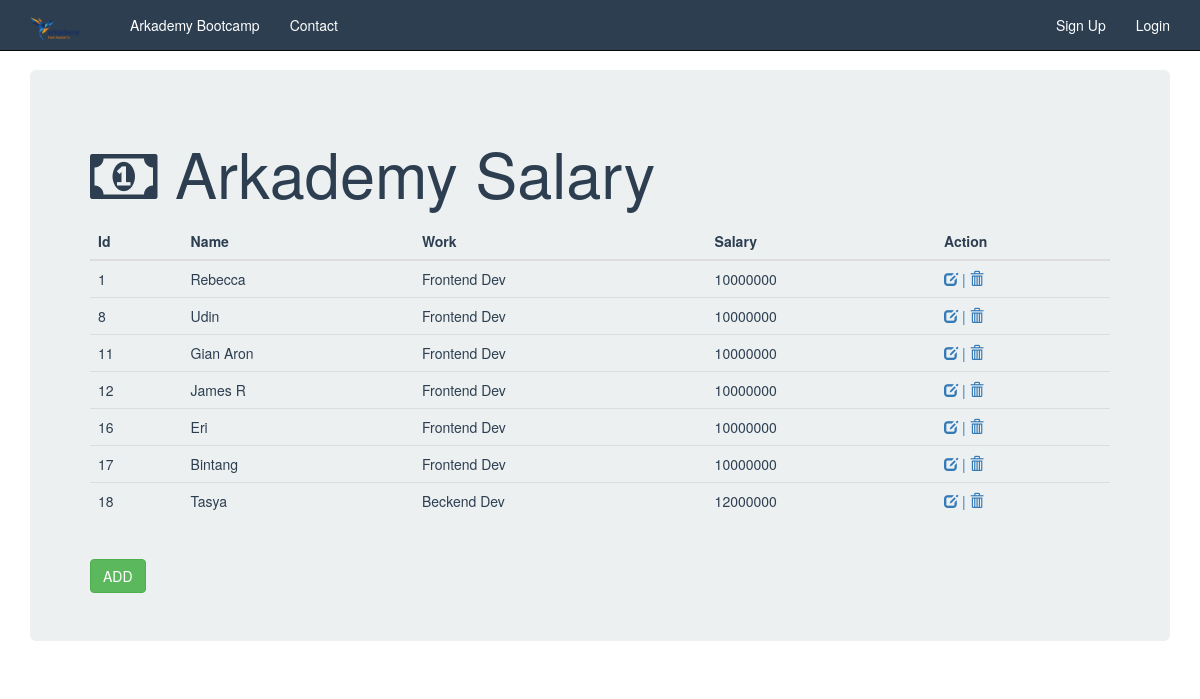
Screenshot of /no6/index.php with the database file from the repository.
### tables this page shows
CREATE TABLE `name` (
  `id` int(6) NOT NULL,
  `names` varchar(30) NOT NULL,
  `id_work` int(6) NOT NULL,
  `id_salary` int(6) NOT NULL
);

CREATE TABLE `work` (
  `id` int(6) NOT NULL,
  `name` varchar(20) NOT NULL,
  `id_salary` int(6) NOT NULL
);

CREATE TABLE `salary` (
  `id` int(6) NOT NULL,
  `salary` int(15) NOT NULL
);

### no6/index.php (the view, shortened to what this page needs)
<!DOCTYPE html>
<html>
<head>
	<link rel="stylesheet" type="text/css" href="https://maxcdn.bootstrapcdn.com/bootstrap/3.3.5/css/bootstrap.min.css">
  <link rel="stylesheet" type="text/css" href="https://maxcdn.bootstrapcdn.com/font-awesome/4.4.0/css/font-awesome.min.css">
</head>
<body>
	<nav class="navbar navbar-inverse navbar-fixed-top">
		<div class="container">
			<div class="navbar-header">
				<a href="#" class="navbar-brand"><img src="logo arkademy.png"  style="display: inline-block;"> </a>
			</div>
			<div class="collapse navbar-collapse" id="bs-nav-demo">
				<ul class="nav navbar-nav">
					<li><a href="#">Arkademy Bootcamp</a></li>
					<li><a href="#">Contact</a></li>
				</ul>
				<ul class="nav navbar-nav navbar-right">
					<li><a href="#">Sign Up</a></li>
					<li><a href="#">Login</a></li>
				</ul>
			</div>
		</div>
	</nav>
  <div class="container">
  <div class="jumbotron">
    <h1><i class="fa fa-money"></i> Arkademy Salary </h1>
    <?php
  $server = "localhost";
  $user = "root";
  $password = "";
  $database = "arkademy";
  $koneksi = mysqli_connect($server,$user,$password,$database);
  $sql = "SELECT name.id, name.names, work.name, salary.salary FROM salary INNER JOIN (name inner JOIN work ON name.id_work = work.id) on work.id_salary=salary.id";
  $result = mysqli_query($koneksi, $sql);
  if (mysqli_num_rows($result) > 0) { ?>
    <table class="table">
    <thead>
    <tr>
      <th>Id</th>
      <th>Name</th>
      <th>Work</th>
      <th>Salary</th>
      <th>Action</th>
    </tr>
    </thead>
    <tbody>
      <?php         while($row = mysqli_fetch_assoc($result)) {
        echo "<tr>";
          echo "<td>" . $row["id"] . "</td>";
          echo "<td>" . $row["names"] . "</td>";
          echo "<td>" . $row["name"] . "</td>";
          echo "<td>" . $row["salary"] . "</td>";
          echo "<td>
              <a href='edit.php?id=" . $row["id"] . "'>
              <i class='glyphicon glyphicon-edit '></i>
                  | </a>
              <a href='hapus.php?id=" . $row["id"] . "'>
              <i class='glyphicon glyphicon-trash' ></i> </a>
            </td>";
          echo "</tr>";
      }
      echo "</table>";
  } else {
      echo "0 results";
  }
  ?>
<br>
  <a href="tambahdata.php"> <input type="button" class="btn btn-success" name="Tambah" value="ADD" > </a> <nbr>
  </div>
  </div>
</body>
</html>

### no6/index.php (style rules this page uses)
body { padding-top: 70px; }
.jumbotron { color: #2c3e50; background: #ecf0f1; }
.navbar-inverse { background: #2c3e50; color: white; }
.navbar-brand { width: 100px; }
.navbar-inverse .navbar-brand, .navbar-inverse a { color:white; }
.navbar-inverse .navbar-nav>li>a { color: white; }
.navbar-header .navbar-brand>img { width: 50px; }

### rows the page displays
name: id "1", names "Rebecca", id_work.name "Frontend Dev", id_salary.salary "10000000"
name: id "8", names "Udin", id_work.name "Frontend Dev", id_salary.salary "10000000"
name: id "11", names "Gian Aron", id_work.name "Frontend Dev", id_salary.salary "10000000"
name: id "12", names "James R", id_work.name "Frontend Dev", id_salary.salary "10000000"
name: id "16", names "Eri", id_work.name "Frontend Dev", id_salary.salary "10000000"
name: id "17", names "Bintang", id_work.name "Frontend Dev", id_salary.salary "10000000"
name: id "18", names "Tasya", id_work.name "Beckend Dev", id_salary.salary "12000000"
